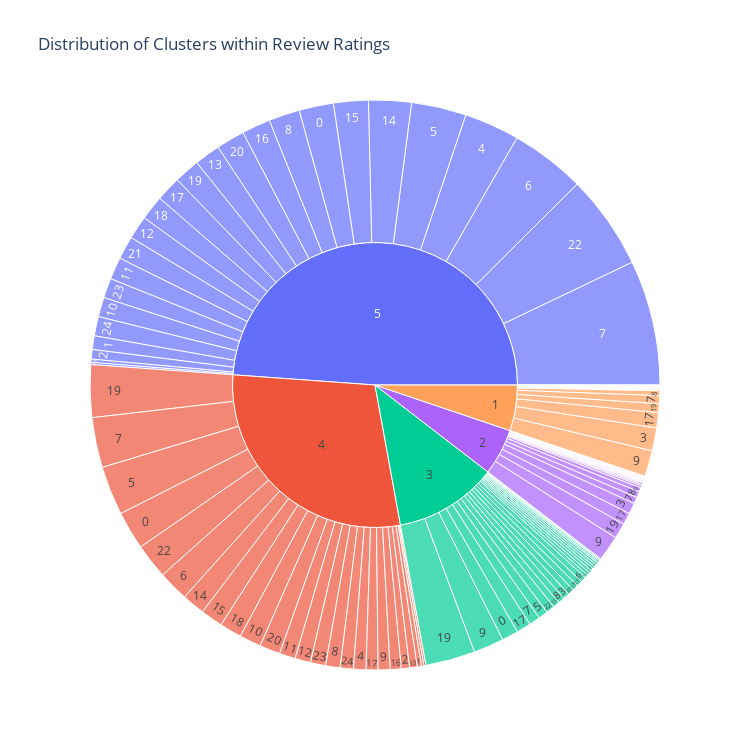

This figure's notebook cell:
### Code cell
import plotly.express as px

fig = px.sunburst(df2,
                  path=["reviews_rating", "cluster"],
                  values='Count',
                  width=750, height=750,
#                   color_continuous_scale="RdYlGn",
                  hover_data=['keywords'],
                  title="Distribution of Clusters within Review Ratings",
                  )
fig.show()
fig.write_html("plotlytry1.html", include_plotlyjs = "cdn")

### Figure 1 — Plotly figure (JSON) as saved in the notebook; plotly's stock layout.template omitted (floating-point values rounded to 4 significant figures)
{"data": [{"branchvalues": "total", "customdata": [["park, free, hotel, room, stay, good, breakfast, locat, clean, great"], ["park, free, hotel, room, stay, good, breakfast, locat, clean, great"], ["park, free, hotel, room, stay, good, breakfast, locat, clean, great"], ["park, free, hotel, room, stay, good, breakfast, locat, clean, great"], ["park, free, hotel, room, stay, good, breakfast, locat, clean, great"], ["orlando, airport, garden, hilton, managerhilton, stay, guest, servic, alex, blancogener"], ["orlando, airport, garden, hilton, managerhilton, stay, guest, servic, alex, blancogener"], ["orlando, airport, garden, hilton, managerhilton, stay, guest, servic, alex, blancogener"], ["orlando, airport, garden, hilton, managerhilton, stay, guest, servic, alex, blancogener"], ["airport, shuttl, hotel, philadelphia, stay, flight, room, good, breakfast, free"], ["airport, shuttl, hotel, philadelphia, stay, flight, room, good, breakfast, free"], ["airport, shuttl, hotel, philadelphia, stay, flight, room, good, breakfast, free"], ["airport, shuttl, hotel, philadelphia, stay, flight, room, good, breakfast, free"], ["across, street, space, hotel, room, needl, breakfast, great, includ, walk"], ["across, street, space, hotel, room, needl, breakfast, great, includ, walk"], ["across, street, space, hotel, room, needl, breakfast, great, includ, walk"], ["across, street, space, hotel, room, needl, breakfast, great, includ, walk"], ["across, street, space, hotel, room, needl, breakfast, great, includ, walk"], ["beach, ocean, hotel, locat, room, stay, great, view, walk, restaur"], ["beach, ocean, hotel, locat, room, stay, great, view, walk, restaur"], ["beach, ocean, hotel, locat, room, stay, great, view, walk, restaur"], ["beach, ocean, hotel, locat, room, stay, great, view, walk, restaur"], ["beach, ocean, hotel, locat, room, stay, great, view, walk, restaur"], ["chicago, conrad, stay, thank, hotel, room, great, forward, river, time"], ["chicago, conrad, stay, thank, hotel, room, great, forward, river, time"], ["chicago, conrad, stay, thank, hotel, room, great, forward, river, time"], ["chicago, conrad, stay, thank, hotel, room, great, forward, river, time"], ["chicago, conrad, stay, thank, hotel, room, great, forward, river, time"], ["french, quarter, orlean, hotel, room, stay, street, locat, walk, great"], ["french, quarter, orlean, hotel, room, stay, street, locat, walk, great"], ["french, quarter, orlean, hotel, room, stay, street, locat, walk, great"], ["french, quarter, orlean, hotel, room, stay, street, locat, walk, great"], ["suit, room, stay, hotel, bedroom, area, breakfast, great, comfort, time"], ["suit, room, stay, hotel, bedroom, area, breakfast, great, comfort, time"], ["suit, room, stay, hotel, bedroom, area, breakfast, great, comfort, time"], ["suit, room, stay, hotel, bedroom, area, breakfast, great, comfort, time"], ["suit, room, stay, hotel, bedroom, area, breakfast, great, comfort, time"], ["seattl, hyatt, hotel, needl, stay, space, hous, downtown, jung, guest"], ["seattl, hyatt, hotel, needl, stay, space, hous, downtown, jung, guest"], ["seattl, hyatt, hotel, needl, stay, space, hous, downtown, jung, guest"], ["seattl, hyatt, hotel, needl, stay, space, hous, downtown, jung, guest"], ["seattl, hyatt, hotel, needl, stay, space, hous, downtown, jung, guest"], ["check, room, hotel, arriv, stay, night, book, call, earli, tell"], ["check, room, hotel, arriv, stay, night, book, call, earli, tell"], ["check, room, hotel, arriv, stay, night, book, call, earli, tell"], ["check, room, hotel, arriv, stay, night, book, call, earli, tell"], ["check, room, hotel, arriv, stay, night, book, call, earli, tell"], ["western, best, diego, stay, hotel, thank, plus, room, breakfast, staff"], ["western, best, diego, stay, hotel, thank, plus, room, breakfast, staff"], ["western, best, diego, stay, hotel, thank, plus, room, breakfast, staff"], ["western, best, diego, stay, hotel, thank, plus, room, breakfast, staff"], ["western, best, diego, stay, hotel, thank, plus, room, breakfast, staff"], ["room, hotel, stay, night, small, good, floor, clean, bathroom, nois"], ["room, hotel, stay, night, small, good, floor, clean, bathroom, nois"], ["room, hotel, stay, night, small, good, floor, clean, bathroom, nois"], ["room, hotel, stay, night, small, good, floor, clean, bathroom, nois"], ["room, hotel, stay, night, small, good, floor, clean, bathroom, nois"], ["disneyland, anaheim, hotel, stay, room, park, clean, walk, disney, great"], ["disneyland, anaheim, hotel, stay, room, park, clean, walk, disney, great"], ["disneyland, anaheim, hotel, stay, room, park, clean, walk, disney, great"], ["disneyland, anaheim, hotel, stay, room, park, clean, walk, disney, great"], ["squar, union, francisco, hotel, room, locat, stay, walk, great, diva"], ["squar, union, francisco, hotel, room, locat, stay, walk, great, diva"], ["squar, union, francisco, hotel, room, locat, stay, walk, great, diva"], ["squar, union, francisco, hotel, room, locat, stay, walk, great, diva"], ["squar, union, francisco, hotel, room, locat, stay, walk, great, diva"], ["emma, ritz, hotel, carlton, stay, beauti, antonio, amaz, pearl, experi"], ["emma, ritz, hotel, carlton, stay, beauti, antonio, amaz, pearl, experi"], ["emma, ritz, hotel, carlton, stay, beauti, antonio, amaz, pearl, experi"], ["emma, ritz, hotel, carlton, stay, beauti, antonio, amaz, pearl, experi"], ["emma, ritz, hotel, carlton, stay, beauti, antonio, amaz, pearl, experi"], ["thank, stay, great, hotel, staff, time, review, share, appreci, enjoy"], ["thank, stay, great, hotel, staff, time, review, share, appreci, enjoy"], ["thank, stay, great, hotel, staff, time, review, share, appreci, enjoy"], ["thank, stay, great, hotel, staff, time, review, share, appreci, enjoy"], ["thank, stay, great, hotel, staff, time, review, share, appreci, enjoy"], ["waikiki, resort, morealoha, stay, beach, review, luana, thank, enjoy, mahalo"], ["waikiki, resort, morealoha, stay, beach, review, luana, thank, enjoy, mahalo"], ["waikiki, resort, morealoha, stay, beach, review, luana, thank, enjoy, mahalo"], ["waikiki, resort, morealoha, stay, beach, review, luana, thank, enjoy, mahalo"], ["atlanta, stay, hotel, downtown, staff, great, hampton, room, locat, area"], ["atlanta, stay, hotel, downtown, staff, great, hampton, room, locat, area"], ["atlanta, stay, hotel, downtown, staff, great, hampton, room, locat, area"], ["atlanta, stay, hotel, downtown, staff, great, hampton, room, locat, area"], ["smell, room, dirti, hotel, carpet, stay, sheet, stain, chelsea, annex"], ["smell, room, dirti, hotel, carpet, stay, sheet, stain, chelsea, annex"], ["smell, room, dirti, hotel, carpet, stay, sheet, stain, chelsea, annex"], ["smell, room, dirti, hotel, carpet, stay, sheet, stain, chelsea, annex"], ["smell, room, dirti, hotel, carpet, stay, sheet, stain, chelsea, annex"], ["love, hotel, great, stay, room, staff, back, place, locat, time"], ["love, hotel, great, stay, room, staff, back, place, locat, time"], ["love, hotel, great, stay, room, staff, back, place, locat, time"], ["love, hotel, great, stay, room, staff, back, place, locat, time"], ["nice, pool, room, hotel, clean, good, great, stay, area, breakfast"], ["nice, pool, room, hotel, clean, good, great, stay, area, breakfast"], ["nice, pool, room, hotel, clean, good, great, stay, area, breakfast"], ["nice, pool, room, hotel, clean, good, great, stay, area, breakfast"], ["nice, pool, room, hotel, clean, good, great, stay, area, breakfast"], ["stay, great, staff, friend, help, clean, hotel, room, breakfast, locat"], ["stay, great, staff, friend, help, clean, hotel, room, breakfast, locat"], ["stay, great, staff, friend, help, clean, hotel, room, breakfast, locat"], ["stay, great, staff, friend, help, clean, hotel, room, breakfast, locat"], ["stay, great, staff, friend, help, clean, hotel, room, breakfast, locat"], ["hotel, stay, room, great, servic, staff, locat, place, restaur, breakfast"], ["hotel, stay, room, great, servic, staff, locat, place, restaur, breakfast"], ["hotel, stay, room, great, servic, staff, locat, place, restaur, breakfast"], ["hotel, stay, room, great, servic, staff, locat, place, restaur, breakfast"], ["hotel, stay, room, great, servic, staff, locat, place, restaur, breakfast"], ["desk, front, room, hotel, staff, stay, help, great, servic, breakfast"], ["desk, front, room, hotel, staff, stay, help, great, servic, breakfast"], ["desk, front, room, hotel, staff, stay, help, great, servic, breakfast"], ["desk, front, room, hotel, staff, stay, help, great, servic, breakfast"], ["desk, front, room, hotel, staff, stay, help, great, servic, breakfast"], ["room, experi, apolog, stay, guest, hotel, sorri, feedback, thank, hope"], ["room, experi, apolog, stay, guest, hotel, sorri, feedback, thank, hope"], ["room, experi, apolog, stay, guest, hotel, sorri, feedback, thank, hope"], ["room, experi, apolog, stay, guest, hotel, sorri, feedback, thank, hope"], ["room, experi, apolog, stay, guest, hotel, sorri, feedback, thank, hope"], ["(?)"], ["(?)"], ["(?)"], ["(?)"], ["(?)"]], "domain": {"x": [0, 1], "y": [0, 1]}, "hovertemplate": "labels=%{label}<br>Count=%{value}<br>parent=%{parent}<br>id=%{id}<br>keywords=%{customdata[0]}<extra></extra>", "ids": ["1/0", "2/0", "3/0", "4/0", "5/0", "2/1", "3/1", "4/1", "5/1", "2/10", "3/10", "4/10", "5/10", "1/11", "2/11", "3/11", "4/11", "5/11", "1/12", "2/12", "3/12", "4/12", "5/12", "1/13", "2/13", "3/13", "4/13", "5/13", "2/14", "3/14", "4/14", "5/14", "1/15", "2/15", "3/15", "4/15", "5/15", "1/16", "2/16", "3/16", "4/16", "5/16", "1/17", "2/17", "3/17", "4/17", "5/17", "1/18", "2/18", "3/18", "4/18", "5/18", "1/19", "2/19", "3/19", "4/19", "5/19", "2/2", "3/2", "4/2", "5/2", "1/20", "2/20", "3/20", "4/20", "5/20", "1/21", "2/21", "3/21", "4/21", "5/21", "1/22", "2/22", "3/22", "4/22", "5/22", "2/23", "3/23", "4/23", "5/23", "2/24", "3/24", "4/24", "5/24", "1/3", "2/3", "3/3", "4/3", "5/3", "2/4", "3/4", "4/4", "5/4", "1/5", "2/5", "3/5", "4/5", "5/5", "1/6", "2/6", "3/6", "4/6", "5/6", "1/7", "2/7", "3/7", "4/7", "5/7", "1/8", "2/8", "3/8", "4/8", "5/8", "1/9", "2/9", "3/9", "4/9", "5/9", "1", "2", "3", "4", "5"], "labels": ["0", "0", "0", "0", "0", "1", "1", "1", "1", "10", "10", "10", "10", "11", "11", "11", "11", "11", "12", "12", "12", "12", "12", "13", "13", "13", "13", "13", "14", "14", "14", "14", "15", "15", "15", "15", "15", "16", "16", "16", "16", "16", "17", "17", "17", "17", "17", "18", "18", "18", "18", "18", "19", "19", "19", "19", "19", "2", "2", "2", "2", "20", "20", "20", "20", "20", "21", "21", "21", "21", "21", "22", "22", "22", "22", "22", "23", "23", "23", "23", "24", "24", "24", "24", "3", "3", "3", "3", "3", "4", "4", "4", "4", "5", "5", "5", "5", "5", "6", "6", "6", "6", "6", "7", "7", "7", "7", "7", "8", "8", "8", "8", "8", "9", "9", "9", "9", "9", "1", "2", "3", "4", "5"], "name": "", "parents": ["1", "2", "3", "4", "5", "2", "3", "4", "5", "2", "3", "4", "5", "1", "2", "3", "4", "5", "1", "2", "3", "4", "5", "1", "2", "3", "4", "5", "2", "3", "4", "5", "1", "2", "3", "4", "5", "1", "2", "3", "4", "5", "1", "2", "3", "4", "5", "1", "2", "3", "4", "5", "1", "2", "3", "4", "5", "2", "3", "4", "5", "1", "2", "3", "4", "5", "1", "2", "3", "4", "5", "1", "2", "3", "4", "5", "2", "3", "4", "5", "2", "3", "4", "5", "1", "2", "3", "4", "5", "2", "3", "4", "5", "1", "2", "3", "4", "5", "1", "2", "3", "4", "5", "1", "2", "3", "4", "5", "1", "2", "3", "4", "5", "1", "2", "3", "4", "5", "", "", "", "", ""], "type": "sunburst", "values": [4, 19, 76, 177, 159, 1, 5, 20, 63, 10, 26, 100, 90, 2, 2, 10, 74, 102, 2, 2, 14, 72, 108, 2, 1, 5, 35, 119, 2, 15, 106, 197, 1, 3, 30, 103, 160, 1, 3, 11, 51, 132, 70, 54, 67, 55, 116, 3, 7, 27, 102, 113, 41, 72, 229, 242, 118, 4, 12, 38, 44, 2, 3, 28, 95, 132, 3, 3, 7, 11, 107, 1, 3, 39, 162, 436, 1, 13, 70, 91, 2, 11, 61, 89, 106, 51, 29, 9, 10, 1, 7, 57, 255, 4, 6, 44, 226, 253, 1, 2, 25, 141, 346, 37, 30, 51, 231, 577, 22, 28, 30, 67, 143, 120, 118, 140, 55, 15, 422, 428, 951, 2360, 3975]}], "layout": {"height": 750, "legend": {"tracegroupgap": 0}, "title": {"text": "Distribution of Clusters within Review Ratings"}, "width": 750}}
